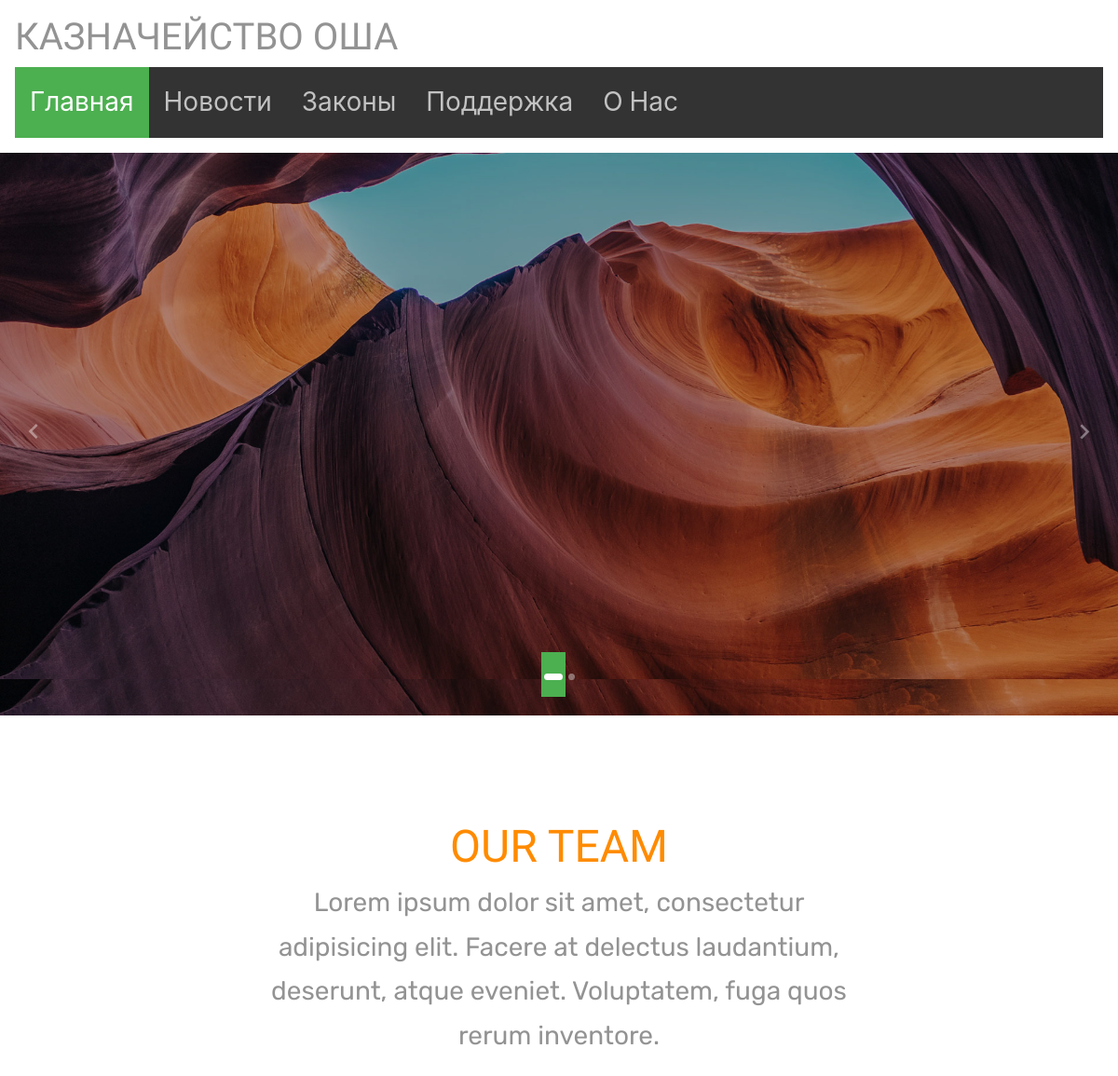
Page /about/ on the earlier database version.
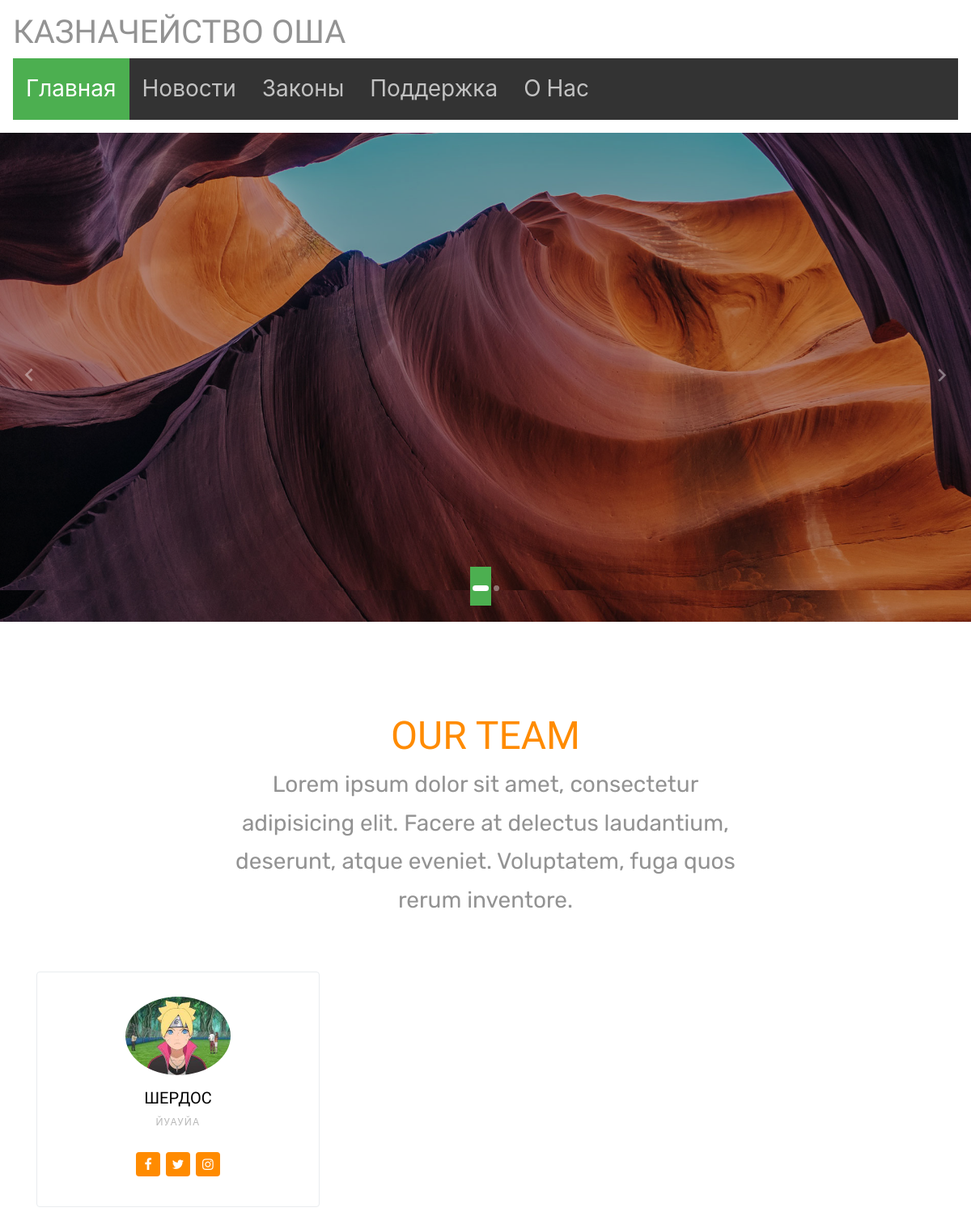
Same page on the later database version.
### kaznacheistvo_site/models.py (models this page shows, shortened)
class OurTeam(models.Model):
    fullname = models.CharField(max_length=250)
    image = models.ImageField()
    description = models.TextField()
    instagram = models.CharField(max_length=250)
    facebook = models.CharField(max_length=250)
    twiter = models.CharField(max_length=250)

### kaznacheistvo_site/views.py (the view)
# urls.py: path('about/', about, name='about'),
def about(request):
    rows = OurTeam.objects.all()
    context = {
        'rows': rows
    }
    return render(request, "kaznacheistvo_site/about/index.html",context)

### templates/kaznacheistvo_site/about/index.html (shortened to what this page needs)
{% load static %}
<!doctype html>
<html lang="en">
  <head>
    <link rel="stylesheet" href="{% static 'about/fonts/icomoon/style.css'%}">
    <link rel="stylesheet" href="{% static 'about/css/bootstrap.min.css' %}">
    <link rel="stylesheet" href="{% static 'about/css/jquery.fancybox.min.css' %}">
    <link rel="stylesheet" href="{% static 'about/css/owl.carousel.min.css' %}">
    <link rel="stylesheet" href="{% static 'about/css/owl.theme.default.min.css' %}">
    <link rel="stylesheet" href="{% static 'about/fonts/flaticon/font/flaticon.css' %}">
    <link rel="stylesheet" href="{% static 'about/css/aos.css' %}">
    <link rel="stylesheet" href="{% static 'about/css/style.css'%}">
  </head>
  <body data-spy="scroll" data-target=".site-navbar-target" data-offset="300">
  <div class="site-wrap"  id="home-section">
    <header class="site-navbar js-sticky-header site-navbar-target" role="banner">
      {% include 'kaznacheistvo_site/baseheader.html' %}
    </header>
    <div class="owl-carousel slide-one-item">
      <div class="site-section-cover overlay img-bg-section" style="background-image: url('../about/images/hero_3.jpg'); " >
        <img src="{% static 'about/images/hero_3.jpg'%}"/>
        <div class="container">
          <div class="row align-items-center justify-content-center text-center">
          </div>
        </div>
      </div>
    </div>
    <div class="site-section" id="team-section">
      <div class="container">
        <div class="row mb-5 justify-content-center">
          <div class="col-md-7 text-center">
            <div class="block-heading-1" data-aos="fade-up" data-aos-delay="">
              <h2>Our Team</h2>
              <p>Lorem ipsum dolor sit amet, consectetur adipisicing elit. Facere at delectus laudantium, deserunt, atque eveniet. Voluptatem, fuga quos rerum inventore.</p>
            </div>
          </div>
        </div>
        <div class="row">
          {% for item in rows %}
          <div class="col-lg-4 col-md-6 mb-4" data-aos="fade-up">
            <div class="block-team-member-1 text-center rounded">
              <figure>
                <img src="{{item.image.url}}" alt="Image" class="img-fluid rounded-circle">
              </figure>
              <h3 class="font-size-20 text-black">{{item.fullname}}</h3>
              <span class="d-block font-gray-5 letter-spacing-1 text-uppercase font-size-12 mb-3">{{item.description}}</span>
              <div class="block-social-1">
                <a href="{{item.facebook}}" class="btn border-w-2 rounded primary-primary-outline--hover"><span class="icon-facebook"></span></a>
                <a href="{{item.twiter}}" class="btn border-w-2 rounded primary-primary-outline--hover"><span class="icon-twitter"></span></a>
                <a href="{{item.instagram}}" class="btn border-w-2 rounded primary-primary-outline--hover"><span class="icon-instagram"></span></a>
              </div>
            </div>
          </div>
          {% endfor %}
        </div>
      </div>
    </div>
  </div>
  </body>
</html>

### templates/kaznacheistvo_site/baseheader.html (shortened to what this page needs)
<h1>Казначейство Оша</h1>
<ul>
    <li><a class="active" href="{% url 'main'%}">Главная</a></li>
    <li><a href="{% url 'news' %}">Новости</a></li>
    <li><a href="{% url 'laws' %}">Законы</a></li>
    <li><a href="{% url 'support' %}">Поддержка</a></li>
    <li><a href="{% url 'about' %}">О Нас</a></li>
</ul>

### static/about/css/style.css (style rules this page uses)
.font-size-12 { font-size: 12px; }
.font-size-20 { font-size: 20px; }
.font-gray-5, .block-heading-1 span { color: #b8b8b8; }
.font-gray-7, body { color: #939393; }
.letter-spacing-1 { letter-spacing: 0.1em; }
.border-w-2 { border-width: 2px; }
.primary-primary-outline--hover { background: #ff8b00; color: #fff; }
body { line-height: 1.7; font-weight: 400; font-size: 1rem; }
body:before { position: absolute; content: ""; left: 0; right: 0; bottom: 0; top: 0; background: rgba(0, 0, 0, 0.3); -webkit-transition: .3s all ease; -o-transition: .3s all ease; transition: .3s all ease; opacity: 0; visibility: hidden; z-index: 399; }
a { -webkit-transition: .3s all ease; -o-transition: .3s all ease; transition: .3s all ease; }
h1, h2, h3, h4, h5, .h1, .h2, .h3, .h4, .h5 { font-family: "Oswald", sans-serif; text-transform: uppercase; }
.text-black { color: #000 !important; }
.site-section { padding: 2.5em 0; }
@media (min-width: 768px) { .site-section { padding: 5em 0; } }
.site-navbar { margin-bottom: 0px; z-index: 1999; position: relative; width: 100%; padding: 1rem; }
.sticky-wrapper .site-navbar { -webkit-transition: .3s all ease; -o-transition: .3s all ease; transition: .3s all ease; }
.sticky-wrapper .site-navbar { background: #fff; }
.sticky-wrapper .site-navbar ul li a { color: rgba(255, 255, 255, 0.7) !important; }
.sticky-wrapper .site-navbar ul li a.active { color: #fff !important; }
.site-section-cover { position: relative; }
.site-section-cover, .site-section-cover .container { position: relative; z-index: 2; }
.site-section-cover, .site-section-cover .container > .row { height: calc(100vh - 196px); min-height: 577px; }
.site-section-cover.overlay { position: relative; }
.site-section-cover.overlay:before { position: absolute; content: ""; top: 0; left: 0; right: 0; bottom: 0; background: rgba(0, 0, 0, 0.3); z-index: 1; }
.site-section-cover.img-bg-section { background-size: cover; background-repeat: no-repeat; }
.site-section { padding: 7rem 0; }
.block-heading-1 h2 { font-size: 3rem; color: #ff8b00; }
.block-team-member-1 { padding: 30px; border: 1px solid #e9ecef; background: #fff; position: relative; top: 0; -webkit-transition: .15s all ease-in-out; -o-transition: .15s all ease-in-out; transition: .15s all ease-in-out; }
.block-team-member-1 figure img { width: 130px; }
.block-social-1 > a { display: inline-block; width: 30px; height: 30px; position: relative; }
.block-social-1 > a span { position: absolute; top: 50%; left: 50%; -webkit-transform: translate(-50%, -50%); -ms-transform: translate(-50%, -50%); transform: translate(-50%, -50%); }
.border-w-2 { border-width: 2px !important; }

### templates/kaznacheistvo_site/baseheader.html (style rules this page uses)
body { font-size: 28px; }
ul { list-style-type: none; margin: 0; padding: 0; overflow: hidden; background-color: #333; position: -webkit-sticky; position: sticky; top: 0; }
li { float: left; border-right: 1px solid #bbb; border-right: none; }
li a { display: block; color: white; text-align: center; padding: 14px 16px; text-decoration: none; }
.active { background-color: #4CAF50; }

Differences in the rows shown:
added OurTeam: image (picture), fullname "ШЕРДОС", description "ЙУАУЙА"
